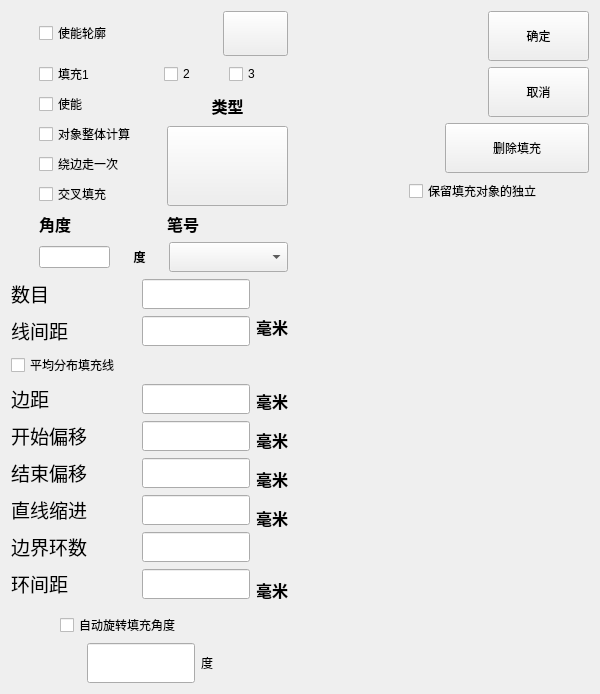
<?xml version="1.0" encoding="UTF-8"?>
<ui version="4.0">
 <class>FillFromClass</class>
 <widget class="QMainWindow" name="FillFromClass">
  <property name="geometry">
   <rect>
    <x>0</x>
    <y>0</y>
    <width>600</width>
    <height>694</height>
   </rect>
  </property>
  <property name="minimumSize">
   <size>
    <width>600</width>
    <height>694</height>
   </size>
  </property>
  <property name="maximumSize">
   <size>
    <width>600</width>
    <height>694</height>
   </size>
  </property>
  <property name="windowTitle">
   <string>FillFrom</string>
  </property>
  <widget class="QWidget" name="centralWidget">
   <layout class="QHBoxLayout" name="horizontalLayout_21">
    <item>
     <layout class="QVBoxLayout" name="verticalLayout_8">
      <item>
       <layout class="QHBoxLayout" name="horizontalLayout_17" stretch="1,9">
        <item>
         <spacer name="horizontalSpacer_15">
          <property name="orientation">
           <enum>Qt::Orientation::Horizontal</enum>
          </property>
          <property name="sizeHint" stdset="0">
           <size>
            <width>70</width>
            <height>20</height>
           </size>
          </property>
         </spacer>
        </item>
        <item>
         <layout class="QVBoxLayout" name="verticalLayout_7">
          <item>
           <layout class="QVBoxLayout" name="verticalLayout_4">
            <item>
             <layout class="QHBoxLayout" name="horizontalLayout">
              <item>
               <widget class="QCheckBox" name="Enable_Profile">
                <property name="text">
                 <string>使能轮廓</string>
                </property>
               </widget>
              </item>
              <item>
               <spacer name="horizontalSpacer">
                <property name="orientation">
                 <enum>Qt::Orientation::Horizontal</enum>
                </property>
                <property name="sizeHint" stdset="0">
                 <size>
                  <width>40</width>
                  <height>20</height>
                 </size>
                </property>
               </spacer>
              </item>
              <item>
               <widget class="QPushButton" name="Icon">
                <property name="enabled">
                 <bool>true</bool>
                </property>
                <property name="minimumSize">
                 <size>
                  <width>65</width>
                  <height>45</height>
                 </size>
                </property>
                <property name="text">
                 <string/>
                </property>
               </widget>
              </item>
             </layout>
            </item>
            <item>
             <layout class="QHBoxLayout" name="horizontalLayout_2" stretch="4,0,3,3">
              <item>
               <widget class="QCheckBox" name="Fill1">
                <property name="text">
                 <string>填充1</string>
                </property>
               </widget>
              </item>
              <item>
               <spacer name="horizontalSpacer_2">
                <property name="orientation">
                 <enum>Qt::Orientation::Horizontal</enum>
                </property>
                <property name="sizeHint" stdset="0">
                 <size>
                  <width>40</width>
                  <height>20</height>
                 </size>
                </property>
               </spacer>
              </item>
              <item>
               <widget class="QCheckBox" name="Fill2">
                <property name="text">
                 <string>2</string>
                </property>
               </widget>
              </item>
              <item>
               <widget class="QCheckBox" name="Fill3">
                <property name="text">
                 <string>3</string>
                </property>
               </widget>
              </item>
             </layout>
            </item>
            <item>
             <layout class="QHBoxLayout" name="horizontalLayout_3">
              <item>
               <layout class="QVBoxLayout" name="verticalLayout">
                <item>
                 <widget class="QCheckBox" name="Select_Enable">
                  <property name="text">
                   <string>使能</string>
                  </property>
                 </widget>
                </item>
                <item>
                 <widget class="QCheckBox" name="Object_Calculation">
                  <property name="text">
                   <string>对象整体计算</string>
                  </property>
                 </widget>
                </item>
                <item>
                 <widget class="QCheckBox" name="Walk_Around">
                  <property name="text">
                   <string>绕边走一次</string>
                  </property>
                 </widget>
                </item>
                <item>
                 <widget class="QCheckBox" name="Cross_Fill">
                  <property name="text">
                   <string>交叉填充</string>
                  </property>
                 </widget>
                </item>
               </layout>
              </item>
              <item>
               <layout class="QVBoxLayout" name="verticalLayout_2">
                <item>
                 <widget class="QLabel" name="label">
                  <property name="text">
                   <string>&lt;html&gt;&lt;head/&gt;&lt;body&gt;&lt;p align=&quot;center&quot;&gt;&lt;span style=&quot; font-size:12pt; font-weight:700;&quot;&gt;类型&lt;/span&gt;&lt;/p&gt;&lt;/body&gt;&lt;/html&gt;</string>
                  </property>
                 </widget>
                </item>
                <item>
                 <widget class="QPushButton" name="Fill_Lable">
                  <property name="minimumSize">
                   <size>
                    <width>80</width>
                    <height>80</height>
                   </size>
                  </property>
                  <property name="text">
                   <string/>
                  </property>
                 </widget>
                </item>
               </layout>
              </item>
             </layout>
            </item>
           </layout>
          </item>
          <item>
           <layout class="QHBoxLayout" name="horizontalLayout_5">
            <item>
             <widget class="QLabel" name="label_2">
              <property name="text">
               <string>&lt;html&gt;&lt;head/&gt;&lt;body&gt;&lt;p&gt;&lt;span style=&quot; font-size:12pt; font-weight:700;&quot;&gt;角度&lt;/span&gt;&lt;/p&gt;&lt;/body&gt;&lt;/html&gt;</string>
              </property>
             </widget>
            </item>
            <item>
             <widget class="QLabel" name="label_3">
              <property name="text">
               <string>&lt;html&gt;&lt;head/&gt;&lt;body&gt;&lt;p&gt;&lt;span style=&quot; font-size:12pt; font-weight:700;&quot;&gt;笔号&lt;/span&gt;&lt;/p&gt;&lt;/body&gt;&lt;/html&gt;</string>
              </property>
             </widget>
            </item>
           </layout>
          </item>
          <item>
           <layout class="QHBoxLayout" name="horizontalLayout_4" stretch="3,2,5">
            <item>
             <widget class="QLineEdit" name="Angle_Edit"/>
            </item>
            <item>
             <widget class="QLabel" name="label_4">
              <property name="minimumSize">
               <size>
                <width>30</width>
                <height>30</height>
               </size>
              </property>
              <property name="text">
               <string>&lt;html&gt;&lt;head/&gt;&lt;body&gt;&lt;p align=&quot;center&quot;&gt;&lt;span style=&quot; font-weight:700;&quot;&gt;度&lt;/span&gt;&lt;/p&gt;&lt;/body&gt;&lt;/html&gt;</string>
              </property>
             </widget>
            </item>
            <item>
             <widget class="QComboBox" name="Pen_Number">
              <property name="minimumSize">
               <size>
                <width>90</width>
                <height>30</height>
               </size>
              </property>
             </widget>
            </item>
           </layout>
          </item>
         </layout>
        </item>
       </layout>
      </item>
      <item>
       <layout class="QVBoxLayout" name="verticalLayout_6">
        <item>
         <layout class="QHBoxLayout" name="horizontalLayout_15">
          <item>
           <layout class="QVBoxLayout" name="verticalLayout_3">
            <item>
             <layout class="QHBoxLayout" name="horizontalLayout_8">
              <item>
               <widget class="QLabel" name="label_7">
                <property name="text">
                 <string>&lt;html&gt;&lt;head/&gt;&lt;body&gt;&lt;p align=&quot;center&quot;&gt;&lt;span style=&quot; font-size:14pt;&quot;&gt;数目&lt;/span&gt;&lt;/p&gt;&lt;/body&gt;&lt;/html&gt;</string>
                </property>
               </widget>
              </item>
              <item>
               <spacer name="horizontalSpacer_5">
                <property name="orientation">
                 <enum>Qt::Orientation::Horizontal</enum>
                </property>
                <property name="sizeHint" stdset="0">
                 <size>
                  <width>40</width>
                  <height>20</height>
                 </size>
                </property>
               </spacer>
              </item>
              <item>
               <widget class="QLineEdit" name="Number">
                <property name="minimumSize">
                 <size>
                  <width>60</width>
                  <height>30</height>
                 </size>
                </property>
               </widget>
              </item>
             </layout>
            </item>
            <item>
             <layout class="QHBoxLayout" name="horizontalLayout_12">
              <item>
               <widget class="QLabel" name="label_11">
                <property name="text">
                 <string>&lt;html&gt;&lt;head/&gt;&lt;body&gt;&lt;p align=&quot;center&quot;&gt;&lt;span style=&quot; font-size:14pt;&quot;&gt;线间距&lt;/span&gt;&lt;/p&gt;&lt;/body&gt;&lt;/html&gt;</string>
                </property>
               </widget>
              </item>
              <item>
               <spacer name="horizontalSpacer_9">
                <property name="orientation">
                 <enum>Qt::Orientation::Horizontal</enum>
                </property>
                <property name="sizeHint" stdset="0">
                 <size>
                  <width>40</width>
                  <height>20</height>
                 </size>
                </property>
               </spacer>
              </item>
              <item>
               <widget class="QLineEdit" name="Line_Spacing">
                <property name="minimumSize">
                 <size>
                  <width>60</width>
                  <height>30</height>
                 </size>
                </property>
               </widget>
              </item>
             </layout>
            </item>
            <item>
             <widget class="QCheckBox" name="checkBox_8">
              <property name="text">
               <string>平均分布填充线</string>
              </property>
             </widget>
            </item>
            <item>
             <layout class="QHBoxLayout" name="horizontalLayout_6">
              <item>
               <widget class="QLabel" name="label_5">
                <property name="text">
                 <string>&lt;html&gt;&lt;head/&gt;&lt;body&gt;&lt;p align=&quot;center&quot;&gt;&lt;span style=&quot; font-size:14pt;&quot;&gt;边距&lt;/span&gt;&lt;/p&gt;&lt;/body&gt;&lt;/html&gt;</string>
                </property>
               </widget>
              </item>
              <item>
               <spacer name="horizontalSpacer_3">
                <property name="orientation">
                 <enum>Qt::Orientation::Horizontal</enum>
                </property>
                <property name="sizeHint" stdset="0">
                 <size>
                  <width>40</width>
                  <height>20</height>
                 </size>
                </property>
               </spacer>
              </item>
              <item>
               <widget class="QLineEdit" name="Margin">
                <property name="minimumSize">
                 <size>
                  <width>60</width>
                  <height>30</height>
                 </size>
                </property>
               </widget>
              </item>
             </layout>
            </item>
            <item>
             <layout class="QHBoxLayout" name="horizontalLayout_7">
              <item>
               <widget class="QLabel" name="label_6">
                <property name="text">
                 <string>&lt;html&gt;&lt;head/&gt;&lt;body&gt;&lt;p align=&quot;center&quot;&gt;&lt;span style=&quot; font-size:14pt;&quot;&gt;开始偏移&lt;/span&gt;&lt;/p&gt;&lt;/body&gt;&lt;/html&gt;</string>
                </property>
               </widget>
              </item>
              <item>
               <spacer name="horizontalSpacer_4">
                <property name="orientation">
                 <enum>Qt::Orientation::Horizontal</enum>
                </property>
                <property name="sizeHint" stdset="0">
                 <size>
                  <width>40</width>
                  <height>20</height>
                 </size>
                </property>
               </spacer>
              </item>
              <item>
               <widget class="QLineEdit" name="Start_Offset">
                <property name="minimumSize">
                 <size>
                  <width>60</width>
                  <height>30</height>
                 </size>
                </property>
               </widget>
              </item>
             </layout>
            </item>
            <item>
             <layout class="QHBoxLayout" name="horizontalLayout_13">
              <item>
               <widget class="QLabel" name="label_12">
                <property name="text">
                 <string>&lt;html&gt;&lt;head/&gt;&lt;body&gt;&lt;p align=&quot;center&quot;&gt;&lt;span style=&quot; font-size:14pt;&quot;&gt;结束偏移&lt;/span&gt;&lt;/p&gt;&lt;/body&gt;&lt;/html&gt;</string>
                </property>
               </widget>
              </item>
              <item>
               <spacer name="horizontalSpacer_10">
                <property name="orientation">
                 <enum>Qt::Orientation::Horizontal</enum>
                </property>
                <property name="sizeHint" stdset="0">
                 <size>
                  <width>40</width>
                  <height>20</height>
                 </size>
                </property>
               </spacer>
              </item>
              <item>
               <widget class="QLineEdit" name="End_Offset">
                <property name="minimumSize">
                 <size>
                  <width>60</width>
                  <height>30</height>
                 </size>
                </property>
               </widget>
              </item>
             </layout>
            </item>
            <item>
             <layout class="QHBoxLayout" name="horizontalLayout_10">
              <item>
               <widget class="QLabel" name="label_9">
                <property name="text">
                 <string>&lt;html&gt;&lt;head/&gt;&lt;body&gt;&lt;p align=&quot;center&quot;&gt;&lt;span style=&quot; font-size:14pt;&quot;&gt;直线缩进&lt;/span&gt;&lt;/p&gt;&lt;/body&gt;&lt;/html&gt;</string>
                </property>
               </widget>
              </item>
              <item>
               <spacer name="horizontalSpacer_7">
                <property name="orientation">
                 <enum>Qt::Orientation::Horizontal</enum>
                </property>
                <property name="sizeHint" stdset="0">
                 <size>
                  <width>40</width>
                  <height>20</height>
                 </size>
                </property>
               </spacer>
              </item>
              <item>
               <widget class="QLineEdit" name="Straight_indentation">
                <property name="minimumSize">
                 <size>
                  <width>60</width>
                  <height>30</height>
                 </size>
                </property>
               </widget>
              </item>
             </layout>
            </item>
            <item>
             <layout class="QHBoxLayout" name="horizontalLayout_9">
              <item>
               <widget class="QLabel" name="label_8">
                <property name="text">
                 <string>&lt;html&gt;&lt;head/&gt;&lt;body&gt;&lt;p align=&quot;center&quot;&gt;&lt;span style=&quot; font-size:14pt;&quot;&gt;边界环数&lt;/span&gt;&lt;/p&gt;&lt;/body&gt;&lt;/html&gt;</string>
                </property>
               </widget>
              </item>
              <item>
               <spacer name="horizontalSpacer_6">
                <property name="orientation">
                 <enum>Qt::Orientation::Horizontal</enum>
                </property>
                <property name="sizeHint" stdset="0">
                 <size>
                  <width>40</width>
                  <height>20</height>
                 </size>
                </property>
               </spacer>
              </item>
              <item>
               <widget class="QLineEdit" name="Boundary_Loops">
                <property name="minimumSize">
                 <size>
                  <width>60</width>
                  <height>30</height>
                 </size>
                </property>
               </widget>
              </item>
             </layout>
            </item>
            <item>
             <layout class="QHBoxLayout" name="horizontalLayout_11">
              <item>
               <widget class="QLabel" name="label_10">
                <property name="text">
                 <string>&lt;html&gt;&lt;head/&gt;&lt;body&gt;&lt;p align=&quot;center&quot;&gt;&lt;span style=&quot; font-size:14pt;&quot;&gt;环间距&lt;/span&gt;&lt;/p&gt;&lt;/body&gt;&lt;/html&gt;</string>
                </property>
               </widget>
              </item>
              <item>
               <spacer name="horizontalSpacer_8">
                <property name="orientation">
                 <enum>Qt::Orientation::Horizontal</enum>
                </property>
                <property name="sizeHint" stdset="0">
                 <size>
                  <width>40</width>
                  <height>20</height>
                 </size>
                </property>
               </spacer>
              </item>
              <item>
               <widget class="QLineEdit" name="Pitch">
                <property name="minimumSize">
                 <size>
                  <width>60</width>
                  <height>30</height>
                 </size>
                </property>
               </widget>
              </item>
             </layout>
            </item>
           </layout>
          </item>
          <item>
           <layout class="QVBoxLayout" name="verticalLayout_5" stretch="1,1,0,1,1,1,1,1,1">
            <item>
             <spacer name="verticalSpacer_2">
              <property name="orientation">
               <enum>Qt::Orientation::Vertical</enum>
              </property>
              <property name="sizeHint" stdset="0">
               <size>
                <width>18</width>
                <height>40</height>
               </size>
              </property>
             </spacer>
            </item>
            <item>
             <widget class="QLabel" name="label_17">
              <property name="text">
               <string>&lt;html&gt;&lt;head/&gt;&lt;body&gt;&lt;p align=&quot;center&quot;&gt;&lt;span style=&quot; font-size:12pt; font-weight:700;&quot;&gt;毫米&lt;/span&gt;&lt;/p&gt;&lt;/body&gt;&lt;/html&gt;</string>
              </property>
             </widget>
            </item>
            <item>
             <spacer name="verticalSpacer">
              <property name="orientation">
               <enum>Qt::Orientation::Vertical</enum>
              </property>
              <property name="sizeHint" stdset="0">
               <size>
                <width>13</width>
                <height>35</height>
               </size>
              </property>
             </spacer>
            </item>
            <item>
             <widget class="QLabel" name="label_16">
              <property name="text">
               <string>&lt;html&gt;&lt;head/&gt;&lt;body&gt;&lt;p align=&quot;center&quot;&gt;&lt;span style=&quot; font-size:12pt; font-weight:700;&quot;&gt;毫米&lt;/span&gt;&lt;/p&gt;&lt;/body&gt;&lt;/html&gt;</string>
              </property>
             </widget>
            </item>
            <item>
             <widget class="QLabel" name="label_18">
              <property name="text">
               <string>&lt;html&gt;&lt;head/&gt;&lt;body&gt;&lt;p align=&quot;center&quot;&gt;&lt;span style=&quot; font-size:12pt; font-weight:700;&quot;&gt;毫米&lt;/span&gt;&lt;/p&gt;&lt;/body&gt;&lt;/html&gt;</string>
              </property>
             </widget>
            </item>
            <item>
             <widget class="QLabel" name="label_14">
              <property name="text">
               <string>&lt;html&gt;&lt;head/&gt;&lt;body&gt;&lt;p align=&quot;center&quot;&gt;&lt;span style=&quot; font-size:12pt; font-weight:700;&quot;&gt;毫米&lt;/span&gt;&lt;/p&gt;&lt;/body&gt;&lt;/html&gt;</string>
              </property>
             </widget>
            </item>
            <item>
             <widget class="QLabel" name="label_13">
              <property name="text">
               <string>&lt;html&gt;&lt;head/&gt;&lt;body&gt;&lt;p align=&quot;center&quot;&gt;&lt;span style=&quot; font-size:12pt; font-weight:700;&quot;&gt;毫米&lt;/span&gt;&lt;/p&gt;&lt;/body&gt;&lt;/html&gt;</string>
              </property>
             </widget>
            </item>
            <item>
             <spacer name="verticalSpacer_3">
              <property name="orientation">
               <enum>Qt::Orientation::Vertical</enum>
              </property>
              <property name="sizeHint" stdset="0">
               <size>
                <width>20</width>
                <height>40</height>
               </size>
              </property>
             </spacer>
            </item>
            <item>
             <widget class="QLabel" name="label_15">
              <property name="text">
               <string>&lt;html&gt;&lt;head/&gt;&lt;body&gt;&lt;p align=&quot;center&quot;&gt;&lt;span style=&quot; font-size:12pt; font-weight:700;&quot;&gt;毫米&lt;/span&gt;&lt;/p&gt;&lt;/body&gt;&lt;/html&gt;</string>
              </property>
             </widget>
            </item>
           </layout>
          </item>
         </layout>
        </item>
        <item>
         <layout class="QHBoxLayout" name="horizontalLayout_14">
          <item>
           <spacer name="horizontalSpacer_11">
            <property name="orientation">
             <enum>Qt::Orientation::Horizontal</enum>
            </property>
            <property name="sizeHint" stdset="0">
             <size>
              <width>8</width>
              <height>20</height>
             </size>
            </property>
           </spacer>
          </item>
          <item>
           <widget class="QCheckBox" name="Automatic_Fill_Angle">
            <property name="minimumSize">
             <size>
              <width>180</width>
              <height>0</height>
             </size>
            </property>
            <property name="text">
             <string>自动旋转填充角度</string>
            </property>
           </widget>
          </item>
          <item>
           <spacer name="horizontalSpacer_12">
            <property name="orientation">
             <enum>Qt::Orientation::Horizontal</enum>
            </property>
            <property name="sizeHint" stdset="0">
             <size>
              <width>40</width>
              <height>20</height>
             </size>
            </property>
           </spacer>
          </item>
         </layout>
        </item>
        <item>
         <layout class="QHBoxLayout" name="horizontalLayout_16">
          <item>
           <spacer name="horizontalSpacer_13">
            <property name="orientation">
             <enum>Qt::Orientation::Horizontal</enum>
            </property>
            <property name="sizeHint" stdset="0">
             <size>
              <width>40</width>
              <height>20</height>
             </size>
            </property>
           </spacer>
          </item>
          <item>
           <widget class="QLineEdit" name="Rotation_AngleEdit">
            <property name="minimumSize">
             <size>
              <width>60</width>
              <height>40</height>
             </size>
            </property>
           </widget>
          </item>
          <item>
           <widget class="QLabel" name="label_19">
            <property name="text">
             <string>度</string>
            </property>
           </widget>
          </item>
          <item>
           <spacer name="horizontalSpacer_14">
            <property name="orientation">
             <enum>Qt::Orientation::Horizontal</enum>
            </property>
            <property name="sizeHint" stdset="0">
             <size>
              <width>40</width>
              <height>20</height>
             </size>
            </property>
           </spacer>
          </item>
         </layout>
        </item>
       </layout>
      </item>
     </layout>
    </item>
    <item>
     <layout class="QVBoxLayout" name="verticalLayout_12" stretch="2,8">
      <item>
       <layout class="QHBoxLayout" name="horizontalLayout_20" stretch="4,6">
        <item>
         <spacer name="horizontalSpacer_18">
          <property name="orientation">
           <enum>Qt::Orientation::Horizontal</enum>
          </property>
          <property name="sizeHint" stdset="0">
           <size>
            <width>148</width>
            <height>20</height>
           </size>
          </property>
         </spacer>
        </item>
        <item>
         <layout class="QVBoxLayout" name="verticalLayout_11">
          <item>
           <layout class="QHBoxLayout" name="horizontalLayout_19" stretch="2,8">
            <item>
             <spacer name="horizontalSpacer_17">
              <property name="orientation">
               <enum>Qt::Orientation::Horizontal</enum>
              </property>
              <property name="sizeHint" stdset="0">
               <size>
                <width>40</width>
                <height>28</height>
               </size>
              </property>
             </spacer>
            </item>
            <item>
             <layout class="QVBoxLayout" name="verticalLayout_10">
              <item>
               <layout class="QHBoxLayout" name="horizontalLayout_18" stretch="3,7">
                <item>
                 <spacer name="horizontalSpacer_16">
                  <property name="orientation">
                   <enum>Qt::Orientation::Horizontal</enum>
                  </property>
                  <property name="sizeHint" stdset="0">
                   <size>
                    <width>28</width>
                    <height>28</height>
                   </size>
                  </property>
                 </spacer>
                </item>
                <item>
                 <layout class="QVBoxLayout" name="verticalLayout_9">
                  <item>
                   <widget class="QPushButton" name="Confirm">
                    <property name="minimumSize">
                     <size>
                      <width>0</width>
                      <height>50</height>
                     </size>
                    </property>
                    <property name="text">
                     <string>确定</string>
                    </property>
                   </widget>
                  </item>
                  <item>
                   <widget class="QPushButton" name="Cancel">
                    <property name="minimumSize">
                     <size>
                      <width>0</width>
                      <height>50</height>
                     </size>
                    </property>
                    <property name="text">
                     <string>取消</string>
                    </property>
                   </widget>
                  </item>
                 </layout>
                </item>
               </layout>
              </item>
              <item>
               <widget class="QPushButton" name="Remove_Padding">
                <property name="minimumSize">
                 <size>
                  <width>0</width>
                  <height>50</height>
                 </size>
                </property>
                <property name="text">
                 <string>删除填充</string>
                </property>
               </widget>
              </item>
             </layout>
            </item>
           </layout>
          </item>
          <item>
           <widget class="QCheckBox" name="Keep_Padding_independent">
            <property name="minimumSize">
             <size>
              <width>180</width>
              <height>0</height>
             </size>
            </property>
            <property name="text">
             <string>保留填充对象的独立</string>
            </property>
           </widget>
          </item>
         </layout>
        </item>
       </layout>
      </item>
      <item>
       <spacer name="verticalSpacer_4">
        <property name="orientation">
         <enum>Qt::Orientation::Vertical</enum>
        </property>
        <property name="sizeHint" stdset="0">
         <size>
          <width>68</width>
          <height>458</height>
         </size>
        </property>
       </spacer>
      </item>
     </layout>
    </item>
   </layout>
  </widget>
 </widget>
 <layoutdefault spacing="6" margin="11"/>
 <resources>
  <include location="FillFrom.qrc"/>
 </resources>
 <connections/>
</ui>
